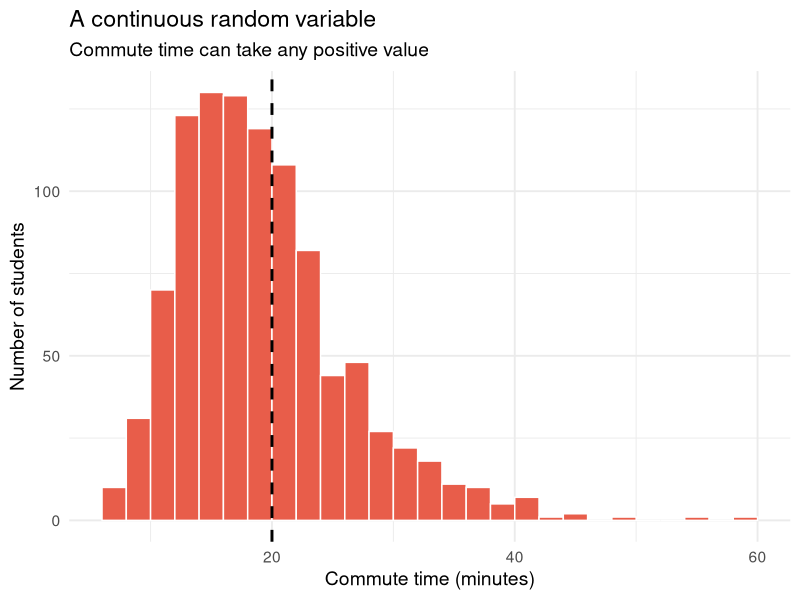
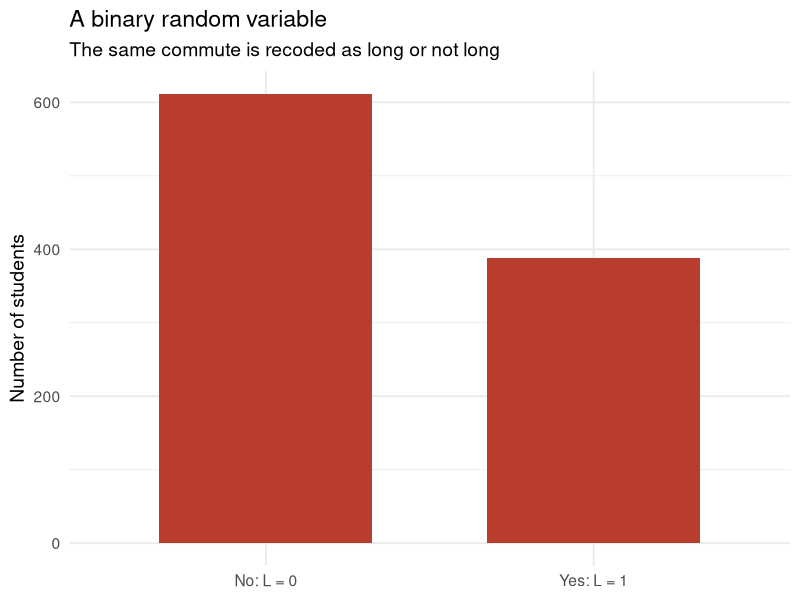

These charts were generated, in order, by the following R code:
# Lecture 1: Random variables and repeated sampling
# Classroom question: How does a random outcome become a numerical variable?

library(ggplot2)

set.seed(2026)

# One commute is uncertain before it happens.
one_commute <- rlnorm(1, meanlog = log(18), sdlog = 0.35)
one_commute

# Repeat the same random process for many students.
number_of_students <- 1000
commute_time <- rlnorm(
  number_of_students,
  meanlog = log(18),
  sdlog = 0.35
)

# The same outcome can generate two random variables:
# Y = commute time in minutes, and L = 1 if the commute is longer than 20 minutes.
long_commute <- as.integer(commute_time > 20)

commute_data <- data.frame(
  student = seq_len(number_of_students),
  commute_time = commute_time,
  long_commute = long_commute
)

head(commute_data)
mean(commute_data$commute_time)
mean(commute_data$long_commute)

commute_histogram <- ggplot(commute_data, aes(commute_time)) +
  geom_histogram(
    binwidth = 2,
    boundary = 0,
    fill = "#E85D4A",
    colour = "white"
  ) +
  geom_vline(xintercept = 20, linetype = "dashed", linewidth = 1) +
  labs(
    title = "A continuous random variable",
    subtitle = "Commute time can take any positive value",
    x = "Commute time (minutes)",
    y = "Number of students"
  ) +
  theme_minimal(base_size = 14)

long_commute_counts <- data.frame(
  outcome = c("No: L = 0", "Yes: L = 1"),
  count = as.numeric(table(factor(long_commute, levels = 0:1)))
)

long_commute_plot <- ggplot(long_commute_counts, aes(outcome, count)) +
  geom_col(fill = "#B83D2F", width = 0.65) +
  labs(
    title = "A binary random variable",
    subtitle = "The same commute is recoded as long or not long",
    x = NULL,
    y = "Number of students"
  ) +
  theme_minimal(base_size = 14)

print(commute_histogram)
print(long_commute_plot)
